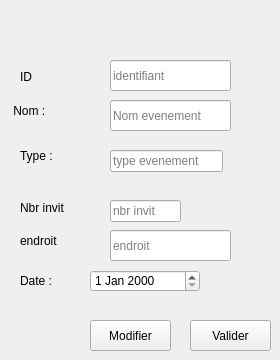
      <widget class="QWidget" name="page_13">
       <widget class="QLabel" name="label_30">
        <property name="geometry">
         <rect>
          <x>0</x>
          <y>90</y>
          <width>71</width>
          <height>41</height>
         </rect>
        </property>
        <property name="toolTip">
         <string>&lt;html&gt;&lt;head/&gt;&lt;body&gt;&lt;p align=&quot;center&quot;&gt;&lt;br/&gt;&lt;/p&gt;&lt;/body&gt;&lt;/html&gt;</string>
        </property>
        <property name="layoutDirection">
         <enum>Qt::LeftToRight</enum>
        </property>
        <property name="styleSheet">
         <string notr="true"/>
        </property>
        <property name="text">
         <string>    Nom :</string>
        </property>
       </widget>
       <widget class="QLineEdit" name="nomE">
        <property name="geometry">
         <rect>
          <x>110</x>
          <y>100</y>
          <width>121</width>
          <height>31</height>
         </rect>
        </property>
        <property name="toolTip">
         <string>nom</string>
        </property>
        <property name="styleSheet">
         <string notr="true"/>
        </property>
        <property name="text">
         <string/>
        </property>
        <property name="placeholderText">
         <string>Nom evenement</string>
        </property>
        <property name="clearButtonEnabled">
         <bool>false</bool>
        </property>
       </widget>
       <widget class="QLabel" name="label_31">
        <property name="geometry">
         <rect>
          <x>20</x>
          <y>130</y>
          <width>91</width>
          <height>51</height>
         </rect>
        </property>
        <property name="styleSheet">
         <string notr="true"/>
        </property>
        <property name="text">
         <string>Type :</string>
        </property>
        <property name="margin">
         <number>1</number>
        </property>
       </widget>
       <widget class="QPushButton" name="modifierE">
        <property name="geometry">
         <rect>
          <x>90</x>
          <y>320</y>
          <width>81</width>
          <height>31</height>
         </rect>
        </property>
        <property name="toolTip">
         <string>Annuler</string>
        </property>
        <property name="styleSheet">
         <string notr="true"/>
        </property>
        <property name="text">
         <string>Modifier</string>
        </property>
        <property name="icon">
         <iconset resource="Resources.qrc">
          <normaloff>:/new/prefix1/images/modifier.png</normaloff>:/new/prefix1/images/modifier.png</iconset>
        </property>
       </widget>
       <widget class="QPushButton" name="validevent">
        <property name="geometry">
         <rect>
          <x>190</x>
          <y>320</y>
          <width>81</width>
          <height>31</height>
         </rect>
        </property>
        <property name="toolTip">
         <string>Valider</string>
        </property>
        <property name="styleSheet">
         <string notr="true"/>
        </property>
        <property name="text">
         <string>Valider</string>
        </property>
        <property name="icon">
         <iconset>
          <normaloff>../application_02/Images/check.png</normaloff>../application_02/Images/check.png</iconset>
        </property>
       </widget>
       <widget class="QLabel" name="label_32">
        <property name="geometry">
         <rect>
          <x>20</x>
          <y>260</y>
          <width>71</width>
          <height>41</height>
         </rect>
        </property>
        <property name="toolTip">
         <string>&lt;html&gt;&lt;head/&gt;&lt;body&gt;&lt;p align=&quot;center&quot;&gt;&lt;br/&gt;&lt;/p&gt;&lt;/body&gt;&lt;/html&gt;</string>
        </property>
        <property name="layoutDirection">
         <enum>Qt::LeftToRight</enum>
        </property>
        <property name="styleSheet">
         <string notr="true"/>
        </property>
        <property name="text">
         <string>Date :</string>
        </property>
       </widget>
       <widget class="QDateEdit" name="date_Event">
        <property name="geometry">
         <rect>
          <x>90</x>
          <y>270</y>
          <width>110</width>
          <height>22</height>
         </rect>
        </property>
       </widget>
       <widget class="QLabel" name="label_41">
        <property name="geometry">
         <rect>
          <x>20</x>
          <y>220</y>
          <width>111</width>
          <height>41</height>
         </rect>
        </property>
        <property name="toolTip">
         <string>&lt;html&gt;&lt;head/&gt;&lt;body&gt;&lt;p align=&quot;center&quot;&gt;&lt;br/&gt;&lt;/p&gt;&lt;/body&gt;&lt;/html&gt;</string>
        </property>
        <property name="layoutDirection">
         <enum>Qt::LeftToRight</enum>
        </property>
        <property name="styleSheet">
         <string notr="true"/>
        </property>
        <property name="text">
         <string>endroit</string>
        </property>
       </widget>
       <widget class="QLineEdit" name="endroitE">
        <property name="geometry">
         <rect>
          <x>110</x>
          <y>230</y>
          <width>121</width>
          <height>31</height>
         </rect>
        </property>
        <property name="toolTip">
         <string>num de telephone</string>
        </property>
        <property name="styleSheet">
         <string notr="true"/>
        </property>
        <property name="text">
         <string/>
        </property>
        <property name="placeholderText">
         <string>endroit</string>
        </property>
        <property name="clearButtonEnabled">
         <bool>false</bool>
        </property>
       </widget>
       <widget class="QLabel" name="label_6">
        <property name="geometry">
         <rect>
          <x>20</x>
          <y>70</y>
          <width>47</width>
          <height>14</height>
         </rect>
        </property>
        <property name="text">
         <string>ID</string>
        </property>
       </widget>
       <widget class="QLineEdit" name="idE">
        <property name="geometry">
         <rect>
          <x>110</x>
          <y>60</y>
          <width>121</width>
          <height>31</height>
         </rect>
        </property>
        <property name="toolTip">
         <string>Id</string>
        </property>
        <property name="styleSheet">
         <string notr="true"/>
        </property>
        <property name="text">
         <string/>
        </property>
        <property name="placeholderText">
         <string>identifiant</string>
        </property>
        <property name="clearButtonEnabled">
         <bool>false</bool>
        </property>
       </widget>
       <widget class="QLabel" name="label_7">
        <property name="geometry">
         <rect>
          <x>20</x>
          <y>200</y>
          <width>81</width>
          <height>16</height>
         </rect>
        </property>
        <property name="text">
         <string>Nbr invit</string>
        </property>
       </widget>
       <widget class="QLineEdit" name="nbrinvitE">
        <property name="geometry">
         <rect>
          <x>110</x>
          <y>200</y>
          <width>71</width>
          <height>22</height>
         </rect>
        </property>
        <property name="placeholderText">
         <string>nbr invit</string>
        </property>
       </widget>
       <widget class="QLineEdit" name="typeE">
        <property name="geometry">
         <rect>
          <x>110</x>
          <y>150</y>
          <width>113</width>
          <height>22</height>
         </rect>
        </property>
        <property name="placeholderText">
         <string>type evenement</string>
        </property>
       </widget>
      </widget>
